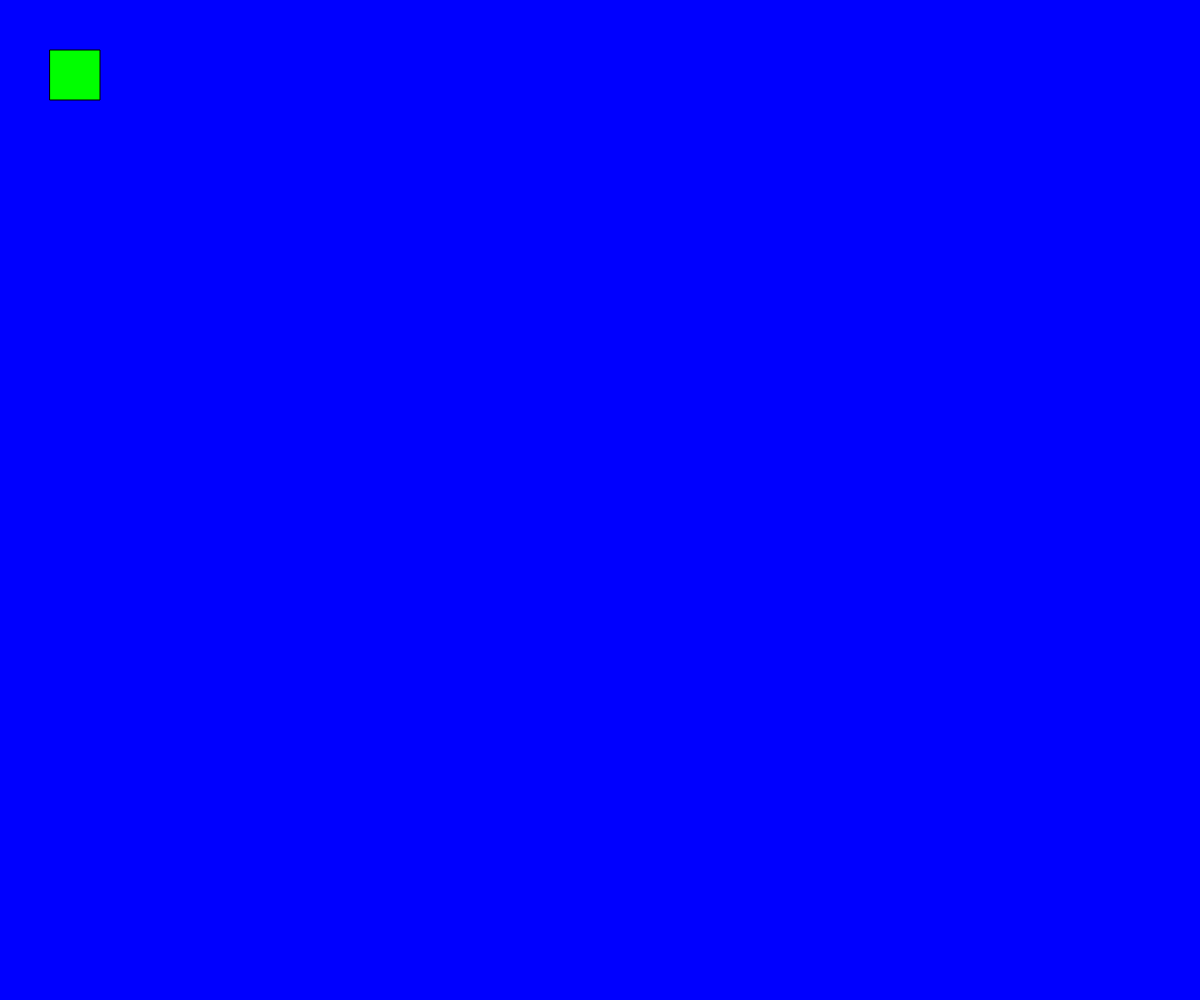
Frame 1 (no input)
Frame 60 (no input): identical to frame 1, image omitted
Frame 120 (the mouse pressed at the canvas centre since frame 60): identical to frame 1, image omitted

The p5.js sketch that drew this single still picture (run headless with seeded random() and noise() and a simulated clock; from frame 60 on, the mouse is pressed at the canvas centre):

// p5.js sketch
// ── sketch.js
function setup() {
  createCanvas(windowWidth,windowHeight);
}

function draw() {
  background(0,0,255);
  fill(0,255,0);
  rect(50,50,50,50);
}
// ── style.css
html,
body {
  margin: 0;
  padding: 0;
}

canvas {
  display: block;
  overflow: hidden;
}
